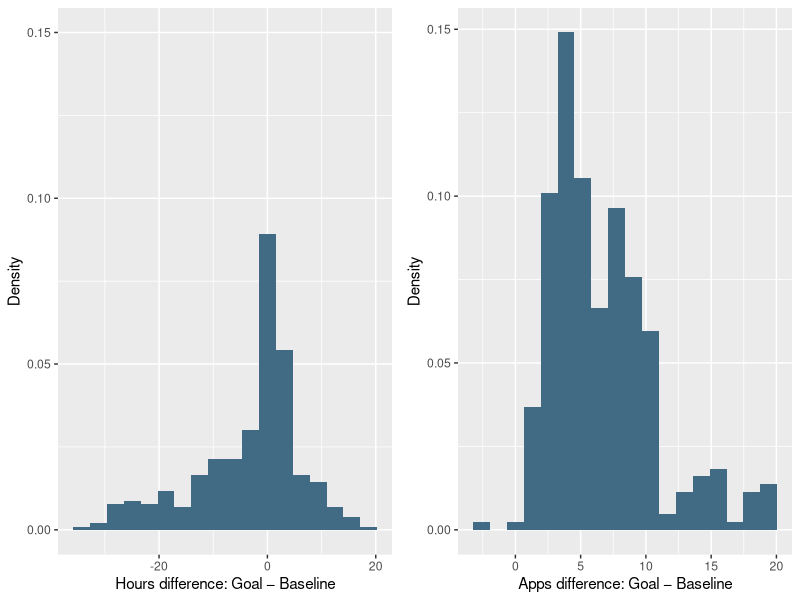

This figure's R source:
## ---- chunk 1
library(tidyverse)
library(haven) #haven is part of tidyverse, but for some reason, this is needed.
library(ggplot2)
library(cowplot)
data1 <- read_dta("./data/final_data1.dta")
data2 <- read_dta("./data/final_data2.dta")
data3 <- read_dta("./data/final_data3.dta")
## ---- chunk 2
hours_diff_density <- ggplot(data1, aes(hours_diff, stat(density))) + geom_histogram(fill = "#416b85", bins = 18) + labs(x = "Hours difference: Goal − Baseline", y = "Density") + ylim(0, 0.15)
apps_diff_density <- ggplot(data1, aes(apps_diff, stat(density))) + geom_histogram(fill = "#416b85", bins = 18) + labs(x = "Apps difference: Goal − Baseline", y = "Density")
plot_grid(hours_diff_density, apps_diff_density)
